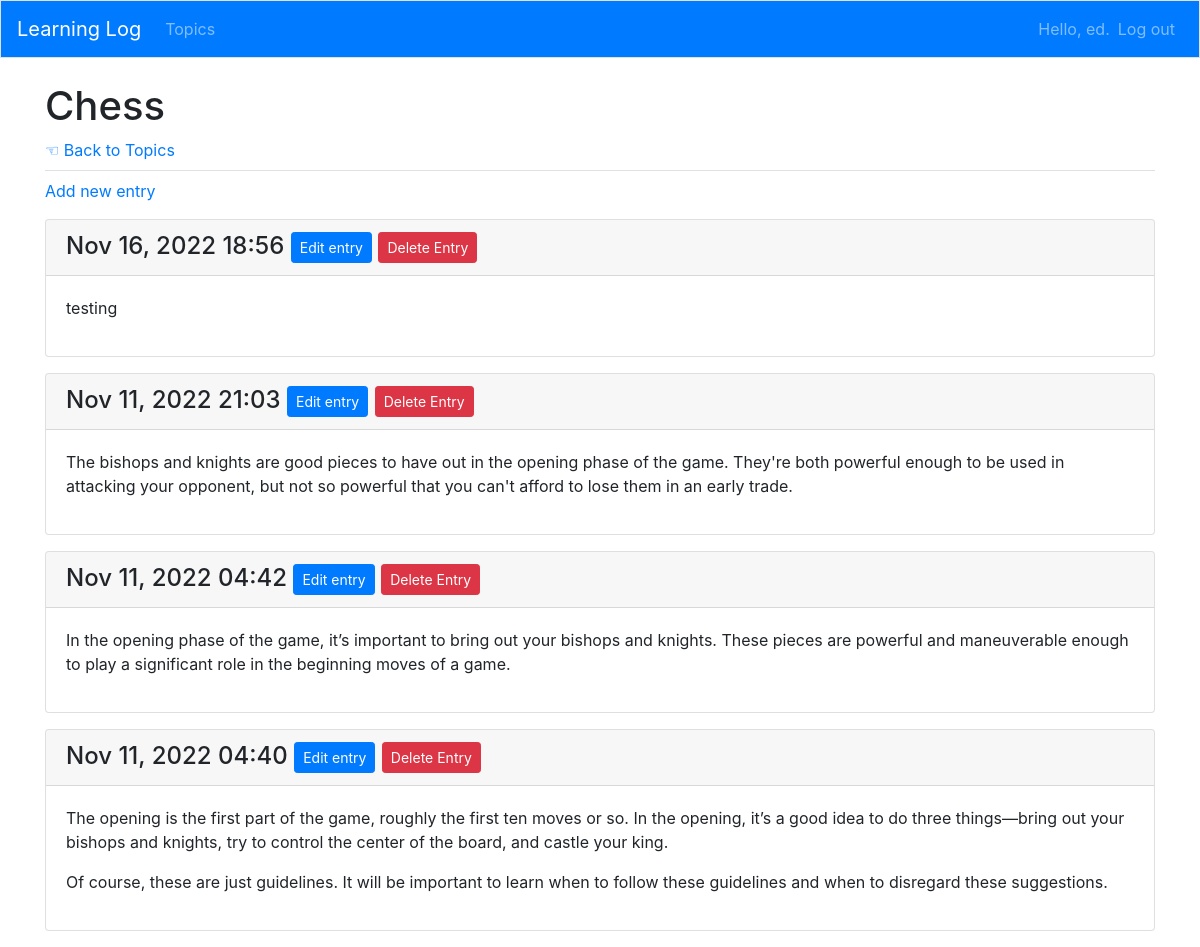
The page /topics/2/ (signed in) on the database its author committed.
### learning_logs/models.py (models this page shows, shortened)
class Topic(models.Model):
    text = models.CharField(max_length=200)
    date_added = models.DateTimeField(auto_now_add=True)
    owner = models.ForeignKey(User, on_delete=models.CASCADE)
    def __str__(self):
        return self.text

class Entry(models.Model):
    topic = models.ForeignKey(Topic,on_delete=models.CASCADE)
    text = models.TextField()
    date_added = models.DateTimeField(auto_now_add=True)
    class Meta:
        verbose_name_plural = 'entries'

### learning_logs/views.py (the view)
# urls.py: path('topics/<int:topic_id>/', views.topic, name='topic'),
@login_required
def topic(request,topic_id):
    topic = get_object_or_404(Topic, id=topic_id)
    if topic.owner!= request.user:
        raise Http404
    entries = topic.entry_set.order_by('-date_added')
    context = {'topic':topic, 'entries':entries}
    return render(request,'learning_logs/topic.html', context)

### learning_logs/templates/learning_logs/topic.html
{% extends 'learning_logs/base.html' %}
{% block page_header %}
<h1>{{ topic }}</h1>
<a href="{% url 'learning_logs:topics'%}">
    &#9756; Back to Topics</a></li>
{% endblock page_header %}
{% block content %}
<p>
    <a href="{% url 'learning_logs:new_entry' topic.id %}">Add new entry</a>
</p>
{% for entry in entries %}
<div class="card mb-3">
    <h4 class="card-header">
        {{ entry.date_added | date:'M d, Y H:i' }}
        <a href="{% url 'learning_logs:edit_entry' entry.id %}" class="btn btn-primary btn-sm" role="button" aria-pressed="true">Edit entry</a>
            <a href="{% url 'learning_logs:delete_entry' entry.id %}" class="btn btn-danger btn-sm" role="button" aria-pressed="true">Delete Entry</a>
    </h4>
    <div class="card-body">
        {{ entry.text | linebreaks }}
    </div>
</div>
{% empty %}
    <p>There are no entries for this topic yet.</p>
{% endfor %}
{% endblock content %}

### learning_logs/templates/learning_logs/navbar.html (shortened to what this page needs)
<nav class="navbar navbar-expand-md navbar-dark bg-primary mb-4 border">
    <a class="navbar-brand" href="{% url 'learning_logs:index'%}">
        Learning Log</a>
      <div class="collapse navbar-collapse" id="navbarCollapse">
        <ul class="navbar-nav mr-auto">
            <li class="nav-item">
                <a class="nav-link" href="{% url 'learning_logs:topics'%}">
                    Topics</a></li>
            </ul>
            <ul class="navbar-nav ml-auto">
            {% if user.is_authenticated %}
             <li class="nav-item">
                <span class="navbar-text">Hello, {{ user.username }}.</span>
             </li>
             <li class="nav-item">
               <a class="nav-link" href="{% url 'users:logout' %}">Log out</a>
             </li>
           {% else %}
             <li class="nav-item">
               <a class="nav-link" href="{% url 'users:register' %}">Register</a>
             </li>
             <li class="nav-item">
               <a class="nav-link" href="{% url 'users:login' %}">Log in</a></li>
           {% endif %}
         </ul>
        </div>
    </nav>

### rows shown on the page
Topic: text "Chess"
Entry: date_added "Nov 16, 2022 18:56", text "testing"
Entry: date_added "Nov 11, 2022 21:03", text "The bishops and knights are good pieces to have out in the opening phase of the game. They're both powerful enough to be used in attacking your opponent, but not so powerful that you can't afford to lose them in an early trade."
Entry: date_added "Nov 11, 2022 04:42", text "In the opening phase of the game, it’s important to bring out your bishops and knights. These pieces are powerful and maneuverable enough to play a significant role in the beginning moves of a game."
Entry: date_added "Nov 11, 2022 04:40", text "The opening is the first part of the game, roughly the first ten moves or so. In the opening, it’s a good idea to do three things—bring out your bishops and knights, try to control the center of the board, and castle your king. Of course, these are just guidelines. It will be important to learn when to follow these guidelines and when to disregard these suggestions."

### other values the page prints
{{ user.username }} "ed"
